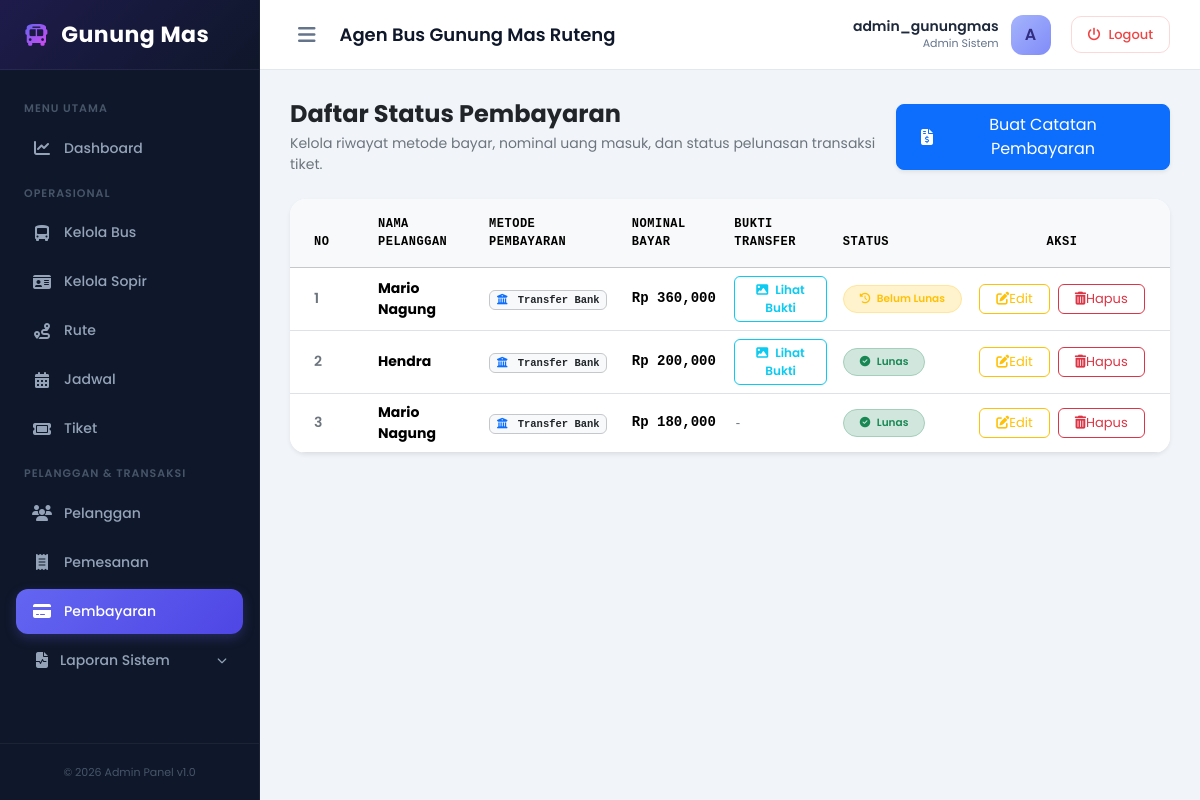
The page /dashboard/pembayaran/ (signed in) on the database its author committed.
### core/models.py (models this page shows, shortened)
class Pembayaran(models.Model):
    id_pembayaran = models.AutoField(primary_key=True)
    pelanggan = models.ForeignKey(Pelanggan, on_delete=models.CASCADE, db_column='id_pelanggan')
    metode_bayar = models.CharField(max_length=20, default='Online', blank=True, null=True)
    jumlah_bayar = models.DecimalField(max_digits=10, decimal_places=0)
    status = models.CharField(max_length=20, default='Belum Lunas') # Lunas, Belum Lunas
    bukti_bayar = models.ImageField(upload_to='payment_proofs/', blank=True, null=True)
    order_id = models.CharField(max_length=100, blank=True, null=True, unique=True)
    snap_token = models.CharField(max_length=255, blank=True, null=True)

class Pelanggan(models.Model):
    id_pelanggan = models.AutoField(primary_key=True)
    nama_pelanggan = models.CharField(max_length=100)
    jenis_kelamin = models.CharField(max_length=15)
    alamat = models.TextField()
    nomor_telpon = models.CharField(max_length=15)
    email = models.EmailField(max_length=100, unique=True, null=True, blank=True)
    password = models.CharField(max_length=255, null=True, blank=True)

### core/views.py (the view)
# urls.py: path('dashboard/pembayaran/', views.pembayaran_index, name='pembayaran_index'),
def pembayaran_index(request):
    if 'admin_id' not in request.session:
        return redirect('login')
    semua_pembayaran = Pembayaran.objects.all().select_related('pelanggan').order_by('-id_pembayaran')
    context = {
        'username': request.session.get('admin_username'),
        'semua_pembayaran': semua_pembayaran
    }
    return render(request, 'core/pembayaran/index.html', context)

### core/templates/core/pembayaran/index.html (shortened to what this page needs)
{% extends 'core/base_dashboard.html' %}
{% load humanize %}
{% block content %}
<div class="d-flex flex-column flex-md-row justify-content-between align-items-start align-items-md-center mb-4 gap-3">
    <div>
        <h4 class="fw-bold text-dark mb-1">Daftar Status Pembayaran</h4>
        <p class="text-secondary small mb-0">Kelola riwayat metode bayar, nominal uang masuk, dan status pelunasan transaksi tiket.</p>
    </div>
    <a href="{% url 'pembayaran_add' %}" class="btn btn-primary px-4 py-2 rounded-3 shadow-sm d-flex align-items-center gap-2">
        <i class="fa-solid fa-file-invoice-dollar"></i> Buat Catatan Pembayaran
    </a>
</div>
<div class="card border-0 shadow-sm rounded-4 overflow-hidden">
    <div class="card-body p-0">
        <div class="table-responsive">
            <table class="table table-hover align-middle mb-0" style="min-width: 800px;">
                <thead class="table-light text-secondary font-monospace" style="font-size: 12px; letter-spacing: 0.5px;">
                    <tr>
                        <th class="py-3 ps-4" style="width: 80px;">NO</th>
                        <th class="py-3">NAMA PELANGGAN</th>
                        <th class="py-3">METODE PEMBAYARAN</th>
                        <th class="py-3">NOMINAL BAYAR</th>
                        <th class="py-3">BUKTI TRANSFER</th>
                        <th class="py-3">STATUS</th>
                        <th class="py-3 pe-4 text-center" style="width: 200px;">AKSI</th>
                    </tr>
                </thead>
                <tbody class="text-dark" style="font-size: 14px;">
                    {% if semua_pembayaran %}
                        {% for p in semua_pembayaran %}
                            <tr>
                                <td class="ps-4 fw-semibold text-secondary">{{ forloop.counter }}</td>
                                <td class="fw-bold">{{ p.pelanggan.nama_pelanggan }}</td>
                                <td>
                                    {% if p.metode_bayar == 'Cash' %}
                                        <span class="badge bg-light text-dark border border-secondary-subtle px-2.5 py-1.5 fw-semibold font-monospace">
                                            <i class="fa-solid fa-money-bill-wave text-success me-1"></i> Cash / Tunai
                                        </span>
                                    {% else %}
                                        <span class="badge bg-light text-dark border border-secondary-subtle px-2.5 py-1.5 fw-semibold font-monospace">
                                            <i class="fa-solid fa-building-columns text-primary me-1"></i> Transfer Bank
                                        </span>
                                    {% endif %}
                                </td>
                                <td class="fw-bold font-monospace">Rp {{ p.jumlah_bayar|intcomma }}</td>
                                <td>
                                    {% if p.bukti_bayar %}
                                        <a href="{{ p.bukti_bayar.url }}" target="_blank" class="btn btn-sm btn-outline-info px-2 py-1 rounded-2 fw-semibold" style="font-size: 12px;">
                                            <i class="fa-solid fa-image me-1"></i> Lihat Bukti
                                        </a>
                                    {% else %}
                                        <span class="text-secondary small font-monospace">-</span>
                                    {% endif %}
                                </td>
                                <td>
                                    {% if p.status == 'Lunas' %}
                                        <span class="badge rounded-pill bg-success-subtle text-success px-3 py-2 border border-success-subtle fw-semibold">
                                            <i class="fa-solid fa-circle-check me-1"></i> Lunas
                                        </span>
                                    {% else %}
                                        <span class="badge rounded-pill bg-warning-subtle text-warning px-3 py-2 border border-warning-subtle fw-semibold">
                                            <i class="fa-solid fa-clock-rotate-left me-1"></i> Belum Lunas
                                        </span>
                                    {% endif %}
                                </td>
                                <td class="pe-4 text-center">
                                    <div class="d-flex justify-content-center gap-2">
                                        <a href="{% url 'pembayaran_edit' p.id_pembayaran %}" class="btn btn-sm btn-outline-warning px-3 rounded-2 d-flex align-items-center gap-1.5" style="font-size: 13px;">
                                            <i class="fa-solid fa-pen-to-square"></i> Edit
                                        </a>
                                        <form action="{% url 'pembayaran_delete' p.id_pembayaran %}" method="POST" class="delete-form d-inline-block">
                                            <button type="button" class="btn btn-sm btn-outline-danger px-3 rounded-2 delete-btn d-flex align-items-center gap-1.5" style="font-size: 13px;" data-name="Pembayaran Rp {{ p.jumlah_bayar|intcomma }} oleh {{ p.pelanggan.nama_pelanggan }}">
                                                <i class="fa-solid fa-trash-can"></i> Hapus
                                            </button>
                                        </form>
                                    </div>
                                </td>
                            </tr>
                        {% endfor %}
                    {% endif %}
                </tbody>
            </table>
        </div>
    </div>
</div>
{% endblock %}

### core/templates/core/base_dashboard.html (style rules this page uses)
:root { --sidebar-width: 260px; --navbar-height: 70px; --primary-color: #4f46e5; --primary-hover: #4338ca; --dark-navy: #0f172a; --slate-gray: #f8fafc; --border-color: #e2e8f0; }
body { font-family: 'Poppins', sans-serif; background-color: #f1f5f9; color: #1e293b; min-height: 100vh; overflow-x: hidden; }

### rows shown on the page
Pembayaran: pelanggan.nama_pelanggan "Mario Nagung", metode_bayar "Transfer Bank", jumlah_bayar "360,000", shows "Belum Lunas"
Pembayaran: pelanggan.nama_pelanggan "Hendra", metode_bayar "Transfer Bank", jumlah_bayar "200,000", status "Lunas" (drawn)
Pembayaran: pelanggan.nama_pelanggan "Mario Nagung", metode_bayar "Transfer Bank", jumlah_bayar "180,000", status "Lunas" (drawn)

### other values the page prints
{{ request.session.admin_username }} "admin_gunungmas"
{{ request.session.admin_username|slice:":1"|upper }} "A"
